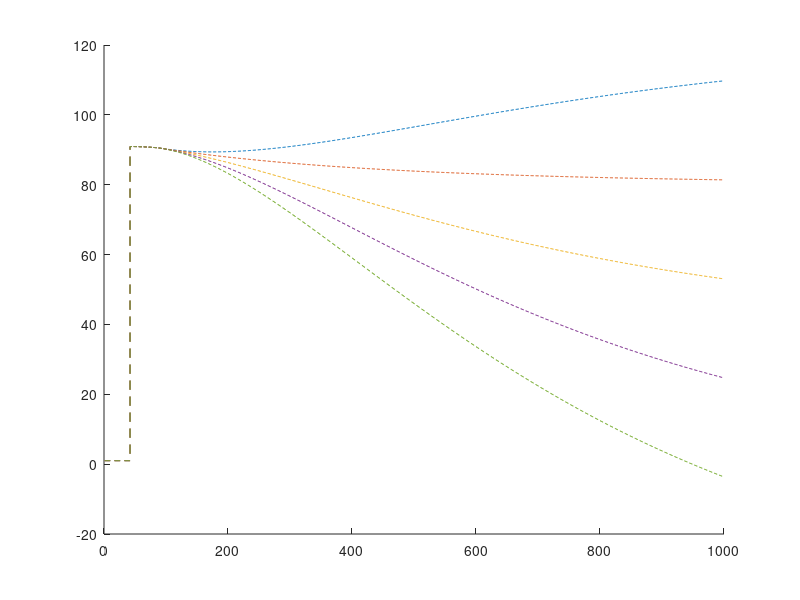

Recreate this plot in MATLAB.
clear all;
il = 3;
w = ones(1,il);

%stałe z zadania
alfa1 = 12; alfa2 = 10; C1 = 0.85; C2 = 0.9; tau = 40; T = 1;
kk = 1000;


ymax = 150;
ymin = 15;
dy = (ymax-ymin)/il;
a = 0.8;
c = ymin+dy:dy:ymax-dy;

h2r0 = ones(1,il);
h2r0(1) = (c(1)+ymin)/2-1;
h2r0(il) = min((ymax+c(il-1))/2+1, ymax);

h1r0(1) = (alfa2/alfa1)^2*h2r0(1);

if il > 2
    h2r0(2:il-1) = (c(2:il-1)+c(1:il-2))./2;
    h1r0(2:il-1) = (alfa2/alfa1)^2*h2r0(2:il-1);
end

%punkt pracy
V0_1r = C1*[(alfa2/alfa1)^2*h2r0].^2; V0_2r = C2.*h2r0.*h2r0;


V1(1:kk)=ones(1,kk);
V2(1:kk)=ones(1,kk);
Flin(1:kk)= ones(1,kk);
FD(1:kk)= ones(1,kk);
h2(1:kk)= ones(1,kk);
Flin(1:tau+1) = 73;
FD(1:tau+1) = 18;
V1(1:tau+1) = 0.85*((73 + 18)/12)^4;
V2(1:tau+1) = 0.85*((73 + 18)/12)^4*0.9/0.85*(12/10)^4;






w = ones(1,il);


%%%%%%%%%%%%%%%%%%%%%%%%%%%%%%%%%%%%%%%%%%


figure
hold on 


for value=109:-18:37
    Flin(50:kk) = value;
    for k=tau+2:kk
        for r = 1:il
            V0_1=V0_1r(il);
            V0_2=V0_2r(il);
%             
%             
            V1(k) = V1(k-1) + T*(Flin(k-tau-1) + FD(k-1) - alfa1*((V0_1/C1).^0.25 + (V1(k-1)-V0_1)/(4*C1*(V0_1/C1).^0.75)));
            V2(k) = V2(k-1) + T*(alfa1*((V0_1/C1).^0.25 + (V1(k-1)-V0_1)/(4*C1*(V0_1/C1).^0.75)) - alfa2*((V0_2/C2).^0.25 + (V2(k-1)-V0_2)/(4*C2*(V0_2/C2).^0.75)));
            h2(k) = sqrt(V0_2/C2) + (V2(k)-V0_2)/(2*C2*sqrt(V0_2/C2));
            
%             %wagi
%             if r == 1
%                 w(1) = sigmf(h2r0(il), [-a c(1)]);
%             elseif r == il
%                 w(il) = sigmf(h2r0(il), [a c(il-1)]);
%             else
%                 w(r) = dsigmf(h2r0(il), [a c(r-1) a c(r)]);
%             end
        end

%         %do rozbudowy
% %         V1 = w*V1;
% %          V2) = w*V2;

    end
            stairs(1:kk, h2(1:kk), '--');

end
